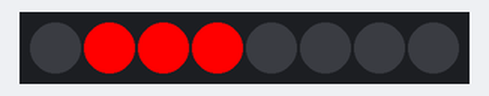
A sketch run on a simulated Arduino Uno, built with avr-gcc and run on an emulated ATmega328P. Shown: 8 RGB LEDs in strip order, left to right.

Above: at 0.08 s.
At 0.65 s:
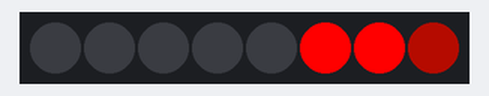
At 1.1 s:
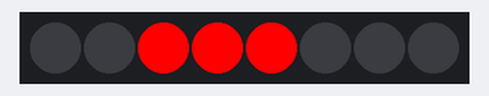
At 1.46 s:
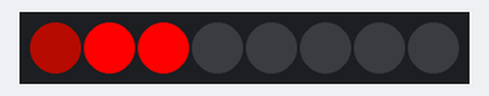
At 1.91 s:
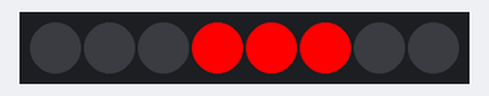
Timing chart, 0 to 40.0 s (numbered marks = the images above):
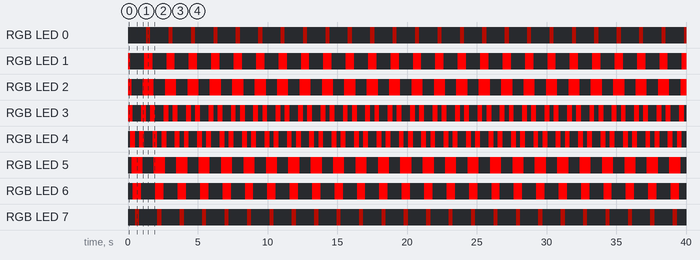

Measured:
- by itself, RGB LED 0, RGB LED 7: alternates RGB(64, 4, 0) for 0.30 s and off for 1.3 s
- by itself, RGB LED 1: repeats every 1.6 s: off 1.0 s, RGB(255, 0, 0) 0.60 s
- by itself, RGB LED 2: repeats every 1.6 s: off 0.80 s, RGB(255, 0, 0) 0.80 s
- by itself, RGB LED 3: repeats every 1.6 s: off 0.60 s, RGB(255, 0, 0) 0.35 s, off 0.30 s, RGB(255, 0, 0) 0.35 s
- by itself, RGB LED 4: repeats every 1.6 s: off 0.30 s, RGB(255, 0, 0) 0.35 s, off 0.60 s, RGB(255, 0, 0) 0.35 s
- by itself, RGB LED 5: alternates RGB(255, 0, 0) for 0.80 s and off for 0.80 s
- by itself, RGB LED 6: alternates RGB(255, 0, 0) for 0.60 s and off for 1.0 s

The sketch:

stick_flashlight_cylon.ino
```cpp
/*===========================================================
 * Tiny Stick Flashlight
 *
 * Test code for the tiny-stick board.
 * Uses button to change LED color.
 * Uses Potentiometer to change brightness.
 */

#include <Adafruit_NeoPixel.h>

// Which pin to use for DualRingLED control
#define LED_PIN    3

#define BUTTON_PIN 0      // Tiny
//#define BUTTON_PIN 8    // Uno

#define NUMPIXELS 8
#define CYLONSIZE 3

#define POT_PIN    2   // Tiny
//#define POT_PIN    A0    // Uno

int pixelState[NUMPIXELS];
int cylonDelay = 100;
int cylonIndex = 0;

Adafruit_NeoPixel pixels = Adafruit_NeoPixel(NUMPIXELS, LED_PIN, NEO_GRB+NEO_KHZ800);

#define COLOR_RED     0xFF0000
#define COLOR_RED_DIM 0x400400
#define COLOR_GREEN   0x00FF00
#define COLOR_BLUE    0x0000FF
#define COLOR_MAGENTA 0xFF00FF
#define COLOR_YELLOW  0xFFFF00
#define COLOR_CYAN    0x00FFFF
#define COLOR_BLACK   0
#define COLOR_WHITE   0xFFFFFF


/*================================================================================
 * fillAll
 */
void fillAll( uint32_t color )
{
  int i;

  for (i=0; i<NUMPIXELS; i++)
  {
    pixels.setPixelColor(i, color);
  }
}


/*================================================
 * Debounce function.
 *
 * Only count a button press on release, and only if it's been down for a sufficient
 * amount of time.
 *===============================================*/
#define DEBOUNCE_TIME_MS 50
bool buttonPressed( void )
{
  static int last_state=HIGH;
  int current_state;
  static unsigned long down_start_time=0;
  unsigned long current_time;

  current_state = digitalRead(BUTTON_PIN);

  /* Look for high-to-low transistions */
  if (last_state == HIGH)
  {
    if (current_state == LOW)
    {
      last_state = current_state;
      down_start_time = millis();
    }

    return(false);
  }

  else
  {
    /* look for the release with "enough time" to count a button press. */
    if (current_state == HIGH)
    {
      /* button went from low to high.  Was it down long enough? */
      current_time = millis();
      if (current_time - down_start_time > DEBOUNCE_TIME_MS)
      {
        last_state = current_state;
        return(true);
      }
      else
      {
        /* went up too quick...this is a bounce.  */
        last_state = current_state;
        return(false);
      }
    }
    else
    {
      /* We're still "low".  Waiting for release.  */
      return(false);
    }
  }
}

void setup()
{
    int i;
    uint32_t led_color=COLOR_BLUE;

    #if 0
    // Uno debug
    Serial.begin(9600);
    pinMode(BUTTON_PIN,INPUT_PULLUP);
    #endif

    pixels.begin();

    for (int i=0; i < NUMPIXELS; i++)
    {
      if (i < CYLONSIZE)
      {
         pixelState[i] = 1;
         pixels.setPixelColor(i,led_color);
      }
      else
      {
         pixelState[i] = 0;
         pixels.setPixelColor(i,0);
      }
      pixels.show();
    }
}

uint32_t colors[] =
{
  COLOR_RED,
  COLOR_BLUE,
  COLOR_GREEN,
  COLOR_WHITE
};

void showLEDs(){
   uint32_t cylon_color=COLOR_RED;
   uint32_t cylon_color_dim=COLOR_RED_DIM;
   uint32_t bgrd_color=COLOR_BLACK;
   for (int i=0; i < NUMPIXELS; i++)
    {
    if (pixelState[i] == 1)
    {
      if (i == 0 || i == NUMPIXELS-1)
        pixels.setPixelColor(i,cylon_color_dim);
      else
        pixels.setPixelColor(i,cylon_color);
    }
    else
      pixels.setPixelColor(i,bgrd_color);
    }
    pixels.show();
    if( pixelState[0] == 1 || pixelState[NUMPIXELS-1] == 1)
      delay(cylonDelay*3);
    else if
      ( pixelState[1] == 1 || pixelState[NUMPIXELS-2] == 1)
      delay(cylonDelay*1.5);
    else
      delay(cylonDelay);
}


void shiftRIGHT(){
  while (pixelState[NUMPIXELS - 1] == 0)
  {
    for (int i = NUMPIXELS - 1; i > 0; i--)
    {
      pixelState[i]=pixelState[i-1];
    }
    pixelState[0]=0;
    showLEDs();
  }
}

void shiftLEFT(){
  while (pixelState[0] == 0)
  {
    for (int i = 0; i < NUMPIXELS - 1; i++)
    {
      pixelState[i]=pixelState[i+1];
    }
    pixelState[NUMPIXELS - 1]=0;
    showLEDs();
  }
}


void loop()
{
  shiftRIGHT();
  shiftLEFT();
}
```
